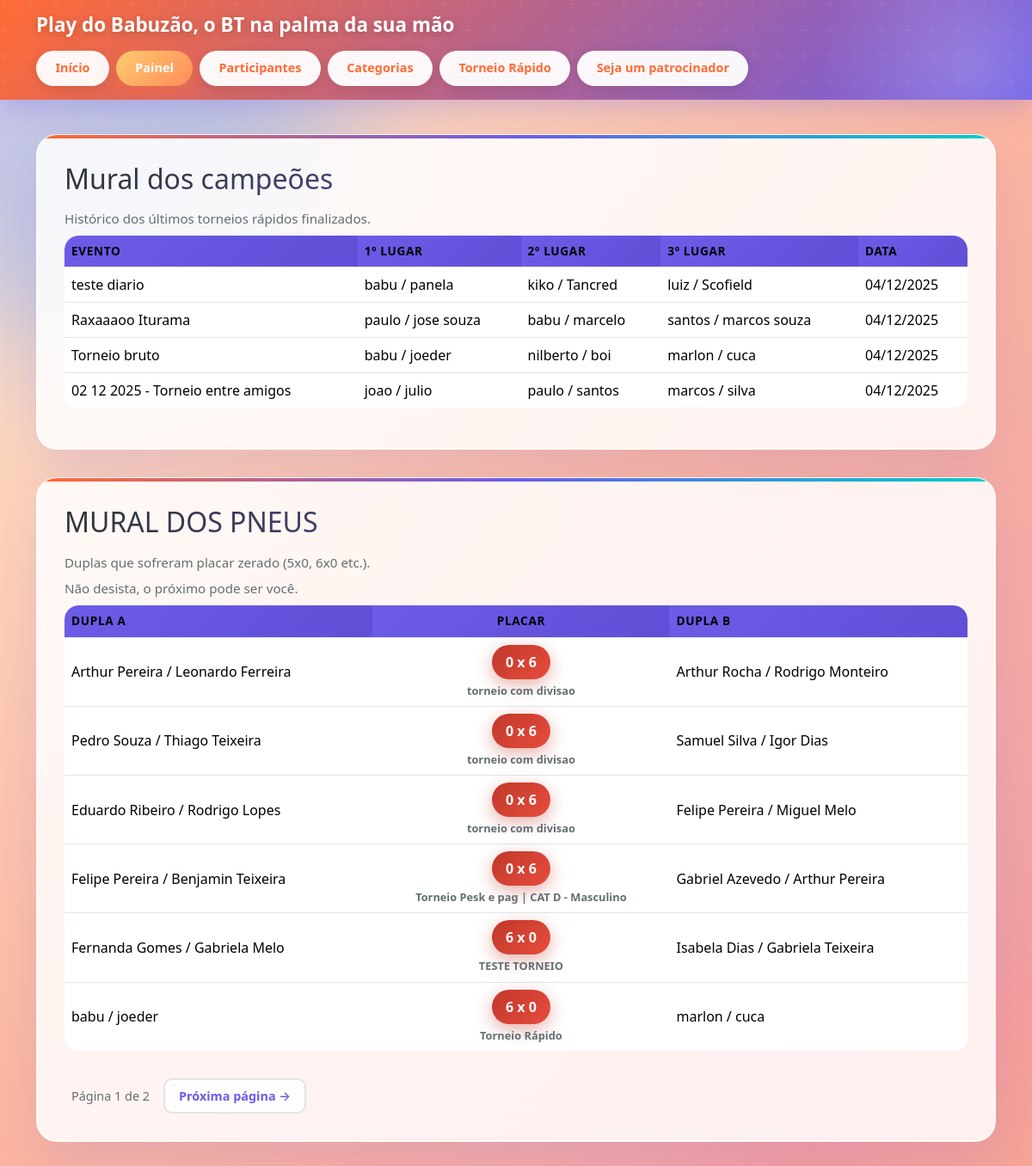
The page /painel/ on the database as committed earlier.
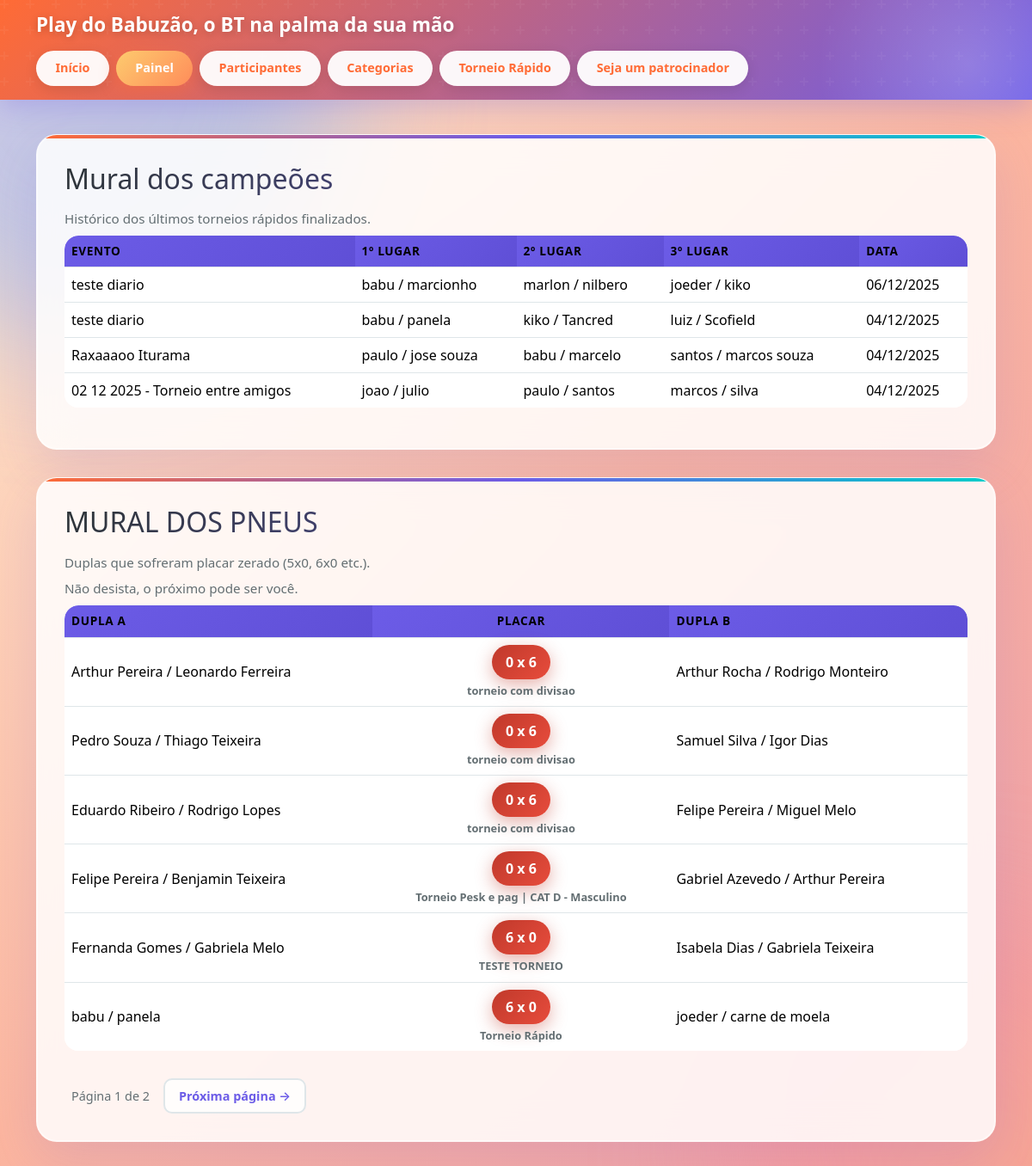
The same page on the database as committed later.
### tournaments/models.py (models this page shows, shortened)
class DailyGuide(models.Model):
	class PairingMode(models.TextChoices):
		UNDECIDED = "undecided", "Definir depois"
		MANUAL = "manual", "Manual"
		RANDOM = "random", "Sorteio"
	name = models.CharField(max_length=120)
	pairing_mode = models.CharField(
		max_length=10,
		choices=PairingMode.choices,
		default=PairingMode.UNDECIDED,
	)
	champion = models.ForeignKey(
		"DailyTeam",
		on_delete=models.SET_NULL,
		related_name="champion_guides",
		null=True,
		blank=True,
	)
	runner_up = models.ForeignKey(
		"DailyTeam",
		on_delete=models.SET_NULL,
		related_name="runner_up_guides",
		null=True,
		blank=True,
	)
	third_place = models.ForeignKey(
		"DailyTeam",
		on_delete=models.SET_NULL,
		related_name="third_place_guides",
		null=True,
		blank=True,
	)
	finished_at = models.DateTimeField(null=True, blank=True)
	created_at = models.DateTimeField(auto_now_add=True)
	class Meta:
		ordering = ("-created_at", "name")

class DailyTeam(models.Model):
	guide = models.ForeignKey(
		DailyGuide,
		on_delete=models.CASCADE,
		related_name="daily_teams",
	)
	player_one = models.ForeignKey(
		DailyParticipant,
		on_delete=models.CASCADE,
		related_name="primary_daily_teams",
	)
	player_two = models.ForeignKey(
		DailyParticipant,
		on_delete=models.CASCADE,
		related_name="secondary_daily_teams",
	)
	name = models.CharField(max_length=160, blank=True)
	created_at = models.DateTimeField(auto_now_add=True)
	class Meta:
		ordering = ("name",)
		constraints = [
			models.CheckConstraint(
				check=~Q(player_one=models.F("player_two")),
				name="daily_team_distinct_players",
			),
		]

### tournaments/views.py (the view)
# urls.py: path("painel/", views.dashboard, name="dashboard"),
def dashboard(request):
	daily_pneus = list(
		DailyMatch.objects.select_related("team_one", "team_two")
		.filter(
			(Q(team_one_score__in=[5, 6], team_two_score=0))
			| (Q(team_two_score__in=[5, 6], team_one_score=0))
		)
		.order_by("-created_at")
	)
	tournament_pneus = list(
		Match.objects.select_related("team_one", "team_two", "tournament")
		.filter(
			(Q(team_one_sets_won__in=[5, 6], team_two_sets_won=0))
			| (Q(team_two_sets_won__in=[5, 6], team_one_sets_won=0))
		)
		.order_by("-created_at")
	)
	pneu_matches = []
	for match in daily_pneus:
		pneu_matches.append(
			{
				"team_one_name": match.team_one.name,
				"team_two_name": match.team_two.name,
				"score_text": f"{match.team_one_score} x {match.team_two_score}",
				"has_zero": True,
				"source_label": "Torneio Rápido",
				"created_at": match.created_at,
			}
		)
	for match in tournament_pneus:
		source_label = match.tournament.name if match.tournament_id else "Torneio"
		pneu_matches.append(
			{
				"team_one_name": match.team_one.name,
				"team_two_name": match.team_two.name,
				"score_text": f"{match.team_one_sets_won} x {match.team_two_sets_won}",
				"has_zero": True,
				"source_label": source_label,
				"created_at": match.created_at,
			}
		)
	pneu_matches.sort(key=lambda item: item["created_at"], reverse=True)
	champion_wall_qs = (
		DailyGuide.objects.select_related("champion", "runner_up", "third_place")
		.filter(champion__isnull=False)
		.order_by("-finished_at", "-created_at")
	)
	champion_wall = []
	for guide in champion_wall_qs:
		champion_wall.append(
			{
				"tournament": guide.name,
				"finished_at": guide.finished_at,
				"champion": guide.champion.name if guide.champion else None,
				"runner_up": guide.runner_up.name if guide.runner_up else None,
				"third_place": guide.third_place.name if guide.third_place else None,
			}
		)
	champion_paginator = Paginator(champion_wall, 5)
	champion_page_number = request.GET.get("champion_page")
	champion_page_obj = champion_paginator.get_page(champion_page_number)
	pneu_paginator = Paginator(pneu_matches, 6)
	pneu_page_number = request.GET.get("pneu_page")
	pneu_page_obj = pneu_paginator.get_page(pneu_page_number)
	return render(
		request,
		"tournaments/dashboard.html",
		{
			"pneu_page_obj": pneu_page_obj,
			"champion_page_obj": champion_page_obj,
			"pneu_page_param": pneu_page_obj.number,
			"champion_page_param": champion_page_obj.number,
		},
	)

### tournaments/templates/tournaments/dashboard.html (shortened to what this page needs)
{% extends "base.html" %}
{% block content %}
<section class="card">
    <h2>Mural dos campeões</h2>
    <p class="muted-text">Histórico dos últimos torneios rápidos finalizados.</p>
    <div class="table-wrapper">
        <table>
            <thead>
                <tr>
                    <th>Evento</th>
                    <th>1º lugar</th>
                    <th>2º lugar</th>
                    <th>3º lugar</th>
                    <th>Data</th>
                </tr>
            </thead>
            <tbody>
                {% for entry in champion_page_obj %}
                    <tr>
                        <td>{{ entry.tournament }}</td>
                        <td>{{ entry.champion|default:"-" }}</td>
                        <td>{{ entry.runner_up|default:"-" }}</td>
                        <td>{{ entry.third_place|default:"-" }}</td>
                        <td>{% if entry.finished_at %}{{ entry.finished_at|date:"d/m/Y" }}{% else %}-{% endif %}</td>
                    </tr>
                {% empty %}
                    <tr><td colspan="5" class="muted-text">Finalize um torneio rápido para inaugurar o mural.</td></tr>
                {% endfor %}
            </tbody>
        </table>
    </div>
</section>
<section class="card">
    <h2>MURAL DOS PNEUS</h2>
    <p class="muted-text">Duplas que sofreram placar zerado (5x0, 6x0 etc.).</p>
    <p class="muted-text">Não desista, o próximo pode ser você.</p>
    <div class="table-wrapper">
        <table class="pneu-table">
            <thead>
                <tr>
                    <th>Dupla A</th>
                    <th>Placar</th>
                    <th>Dupla B</th>
                </tr>
            </thead>
            <tbody>
                {% for entry in pneu_page_obj %}
                    <tr>
                        <td>{{ entry.team_one_name }}</td>
                        <td class="pneu-table__score">
                            <span class="{% if entry.has_zero %}pneu-score-zero{% endif %}">{{ entry.score_text }}</span>
                            {% if entry.source_label %}<div class="pneu-source">{{ entry.source_label }}</div>{% endif %}
                        </td>
                        <td>{{ entry.team_two_name }}</td>
                    </tr>
                {% empty %}
                    <tr><td colspan="3" class="muted-text">Nenhum pneu registrado por enquanto.</td></tr>
                {% endfor %}
            </tbody>
        </table>
    </div>
    {% if pneu_page_obj.paginator.num_pages > 1 %}
        <div class="pagination">
            <span>Página {{ pneu_page_obj.number }} de {{ pneu_page_obj.paginator.num_pages }}</span>
            {% if pneu_page_obj.has_next %}
                <a href="?champion_page={{ champion_page_param }}&pneu_page={{ pneu_page_obj.next_page_number }}">Próxima página →</a>
            {% endif %}
        </div>
    {% endif %}
</section>
{% endblock %}

Rows that differ between the two databases and show on the page:
removed DailyGuide: tournament "Torneio bruto", finished_at "04/12/2025"
removed DailyTeam: champion "babu / joeder", team_one_name "babu / joeder"
removed DailyTeam: runner_up "nilberto / boi"
removed DailyTeam: third_place "marlon / cuca", team_two_name "marlon / cuca"
now on this page (row edited): DailyGuide: tournament "teste diario", finished_at "06/12/2025"
now on this page (row unchanged): DailyTeam: champion "babu / marcionho"
now on this page (row unchanged): DailyTeam: runner_up "marlon / nilbero"
now on this page (row unchanged): DailyTeam: third_place "joeder / kiko"
now on this page (row unchanged): DailyTeam: team_two_name "joeder / carne de moela"
Other text that changed with them:
new list line: "babu / panela"
new list line: "6 x 0 Torneio Rápido"
list line gone: "6 x 0 Torneio Rápido"
